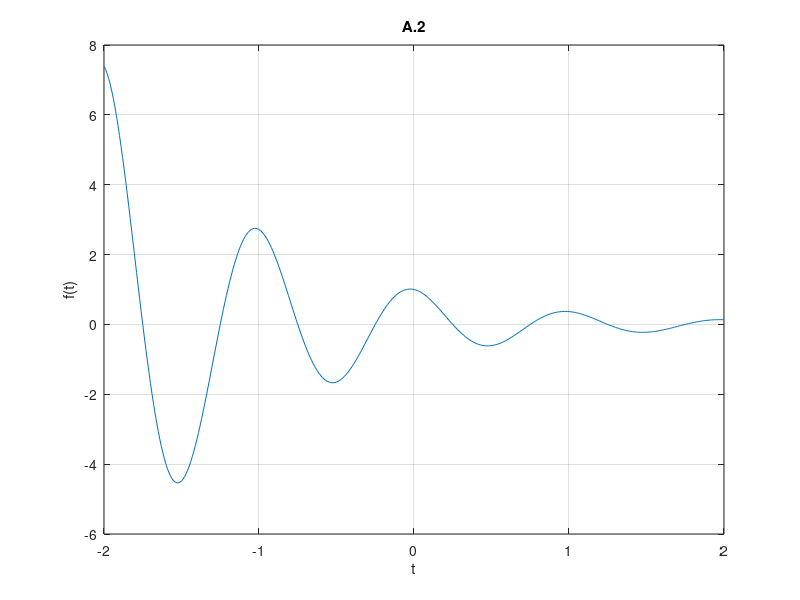

This chart was generated by the following MATLAB code:
% Variables
t = -2:0.01:2;
f = @(t) exp(-t).*cos(2*pi*t);

%Figure 1.47
plot (t, f(t));
title('A.2');
xlabel('t');
ylabel('f(t)');
grid;
